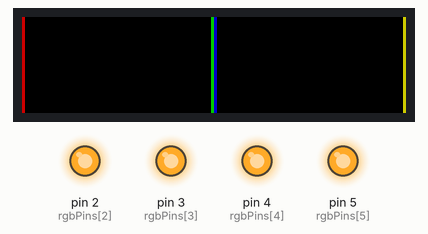
Recording of a sketch running on a simulated Arduino Uno, built with avr-gcc and run on an emulated ATmega328P. Shown: 128×32 colour display, output pins drawn as LEDs (lit = HIGH). Pins used as bus, display or sensor lines are not drawn; what the sketch prints to the serial monitor is not drawn.

Above: at 1.2 s.

The sketch:

Minimal_HUB75_TwoPanel_Test.ino
```cpp
// ================================================================
//  HUB75 Two-Panel Test — Minimal Protomatter Sketch
//  MCU:    Waveshare RP2040-LoRa (same chip as Raspberry Pi Pico)
//  Target: Two 64×64 P3 RGB panels, FM6124 driver IC, 1/16 scan
//  Goal:   Drive both panels as a single 128×64 display
//  Lib:    Adafruit Protomatter
// ================================================================
//
//  HARDWARE WIRING (HUB75 connector → RP2040 GPIO)
//  R1=GP0  G1=GP1  B1=GP2
//  R2=GP3  G2=GP4  B2=GP5
//  CLK=GP6  LAT=GP7  OE=GP8
//  A=GP9  B=GP10  C=GP11  D=GP12
//
//  PANEL CHAIN:
//  RP2040 → Panel-R (IN) → Panel-R (OUT) → Panel-L (IN)
//  Panel-L OUT — nothing connected
//
//  PROBLEM ENCOUNTERED:
//  Panel-R OUT → Panel-L IN does NOT pass RGB data through.
//  Measured no continuity on R1/G1/B1/R2/G2/B2 between the
//  two connectors on these specific panels.
//  Both panels display identical content (first 64px only).
//  Seeking advice on whether this is a panel hardware limitation
//  or a wiring/config error.
//
// ================================================================

#include <Adafruit_Protomatter.h>   // Adafruit RGB matrix library

// ── Pin definitions ──────────────────────────────────────────────
uint8_t rgbPins[]  = {0, 1, 2, 3, 4, 5};   // R1,G1,B1,R2,G2,B2
uint8_t addrPins[] = {9, 10, 11, 12};       // A,B,C,D (1/16 scan = 4 pins)
uint8_t clockPin   = 6;
uint8_t latchPin   = 7;
uint8_t oePin      = 8;

// ── Panel dimensions ─────────────────────────────────────────────
#define PANEL_WIDTH   128   // two 64px panels side by side
#define PANEL_HEIGHT   64   // 64 rows

// ── Protomatter object ───────────────────────────────────────────
Adafruit_Protomatter matrix(
  PANEL_WIDTH,  // total canvas width (128 = two panels)
  4,            // colour bit depth
  1,            // number of parallel chains (1 = daisy chain)
  rgbPins,
  4,            // number of address pins
  addrPins,
  clockPin,
  latchPin,
  oePin,
  false         // no double buffering
);

// ================================================================
//  FM6124 INIT SEQUENCE
//  These panels use FM6124 driver ICs which require a proprietary
//  unlock sequence before they will display correctly.
//  Without this, panels either stay dark or show garbage.
//  Sequence: clock 128 bits (64 per panel) with all RGB high,
//  and LAT pulsed high at specific bit positions per panel.
//  Must run BEFORE matrix.begin().
// ================================================================
void fm6124_init(void) {
  pinMode(latchPin,  OUTPUT);
  pinMode(oePin,     OUTPUT);
  pinMode(clockPin,  OUTPUT);
  for (uint8_t i = 0; i < 6; i++) pinMode(rgbPins[i], OUTPUT);

  digitalWrite(oePin,    HIGH);  // disable output during init
  digitalWrite(latchPin, LOW);

  for (uint16_t i = 0; i < 128; i++) {                         // 128 clocks = 64 per panel
    for (uint8_t p = 0; p < 6; p++) digitalWrite(rgbPins[p], HIGH);  // all RGB high
    // LAT pulses at positions 52,53 (panel 1) and 116,117 (panel 2)
    digitalWrite(latchPin, (i == 52 || i == 53 || i == 116 || i == 117) ? HIGH : LOW);
    digitalWrite(clockPin, HIGH);   // clock rising edge
    digitalWrite(clockPin, LOW);    // clock falling edge
  }

  digitalWrite(latchPin, LOW);   // latch low after init
  digitalWrite(oePin,    LOW);   // re-enable output
  delay(10);                     // settle
}

// ================================================================
//  FM6124 ROW REMAP
//  FM6124 physically swaps the two middle 16-row bands.
//  Rows 16-31 and 32-47 are exchanged in hardware.
//  This function corrects coordinates before passing to Protomatter.
// ================================================================
void tjDrawPixel(int16_t x, int16_t y, uint16_t colour) {
  int16_t m = y;
  if      (y >= 16 && y < 32) m = y + 16;  // band 1→2
  else if (y >= 32 && y < 48) m = y - 16;  // band 2→1
  matrix.drawPixel(x, m, colour);
}

// ================================================================
//  setup()
// ================================================================
void setup() {
  Serial.begin(115200);
  delay(1000);
  Serial.println("HUB75 Two-Panel Test booting...");

  fm6124_init();   // unlock FM6124 on both panels before Protomatter starts
  fm6124_init();   // second pass for reliability

  ProtomatterStatus status = matrix.begin();
  Serial.print("Protomatter status: ");
  Serial.println((int)status);   // 0 = OK, anything else = error

  if (status != PROTOMATTER_OK) {
    Serial.println("Protomatter init failed — halting.");
    while (1);   // stop here if init failed
  }

  // ── Test pattern ────────────────────────────────────────────
  // Four vertical lines at known x positions.
  // Expected if 128px chain works correctly:
  //   x=0   → far left of Panel-R  (red)
  //   x=63  → far right of Panel-R (green)
  //   x=64  → far left of Panel-L  (blue)
  //   x=127 → far right of Panel-L (yellow)
  // Actual result: all four lines appear on BOTH panels identically,
  // suggesting only 64px of data is being clocked regardless of config.

  matrix.fillScreen(0);
  matrix.drawFastVLine(0,   0, 64, matrix.color565(200, 0,   0));    // red
  matrix.drawFastVLine(63,  0, 64, matrix.color565(0,   200, 0));    // green
  matrix.drawFastVLine(64,  0, 64, matrix.color565(0,   0,   200));  // blue
  matrix.drawFastVLine(127, 0, 64, matrix.color565(200, 200, 0));    // yellow
  matrix.show();
}

// ================================================================
//  loop() — nothing needed, test pattern is static
// ================================================================
void loop() {
  // empty
}
```
